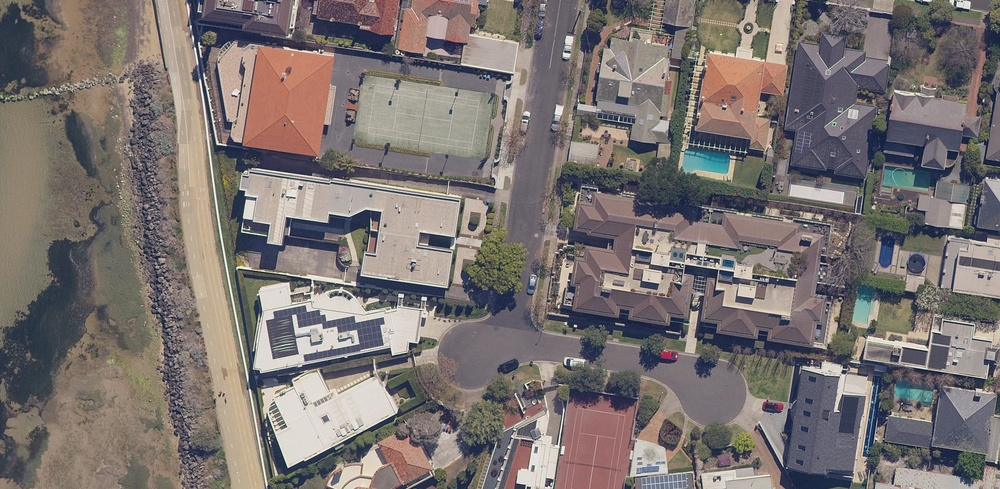
#> input picture swimming_pool/test.jpg, 1000 x 489 px, shrunk from 1920 x 939 before the run
$ python detect_pool.py --input ../swimming_pool/test.jpg --output out.png --coordinates ../swimming_pool/000000079.jpg
#> lines starting #> are read from the running program, lines starting #| are printed output that depends on the picture; after the words box and inside, x2 and y2 are one past the last pixel; in counts of white or black regions, pixels touching at a corner belong together
#!/usr/bin/env python3
import cv2
import numpy as np
import argparse
import sys

def detect_pools(image_path, output_image_path, output_coordinates_path):
#> called with image_path = '../swimming_pool/test.jpg', output_image_path = 'out.png', output_coordinates_path = '../swimming_pool/000000079.jpg'
    image = cv2.imread(image_path)
#> image is the input picture: shape (489, 1000, 3); mean B, G, R 113, 114.9, 122.6
    if image is None:
        print(f"Error: Could not load image from {image_path}")
        sys.exit(1)
    orig_image = image.copy()

    hsv = cv2.cvtColor(image, cv2.COLOR_BGR2HSV)
#> hsv: shape (489, 1000, 3); mean H, S, V 66.1, 45.6, 128.2

    lower_blue = np.array([80, 70, 100])
    upper_blue = np.array([130, 255, 255])

    mask = cv2.inRange(hsv, lower_blue, upper_blue)
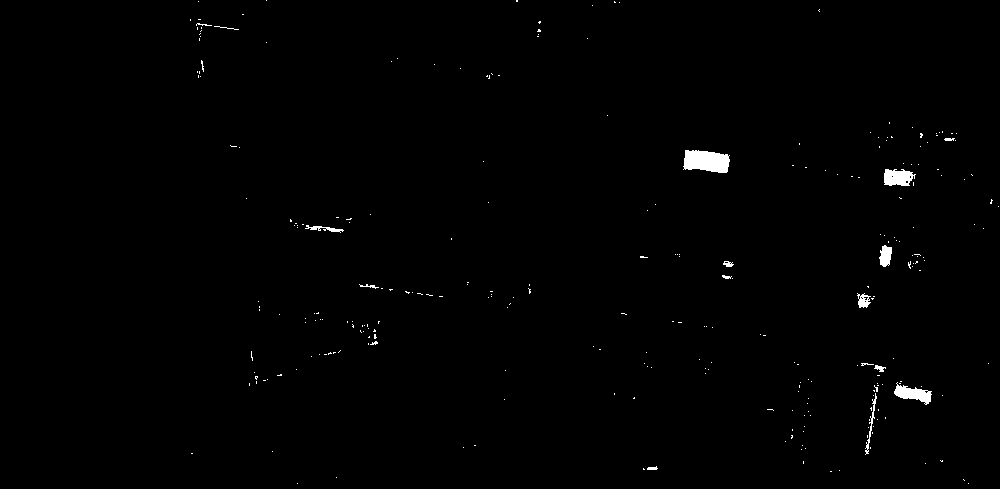
#> mask: shape (489, 1000); 0.65% white; 276 white regions (260 under 20 px), largest, box (x1, y1, x2, y2) and area: (683, 150, 730, 173) 850, (894, 382, 932, 405) 422, (884, 169, 916, 186) 415

    kernel = np.ones((2, 2), np.uint8)
    mask = cv2.morphologyEx(mask, cv2.MORPH_CLOSE, kernel)
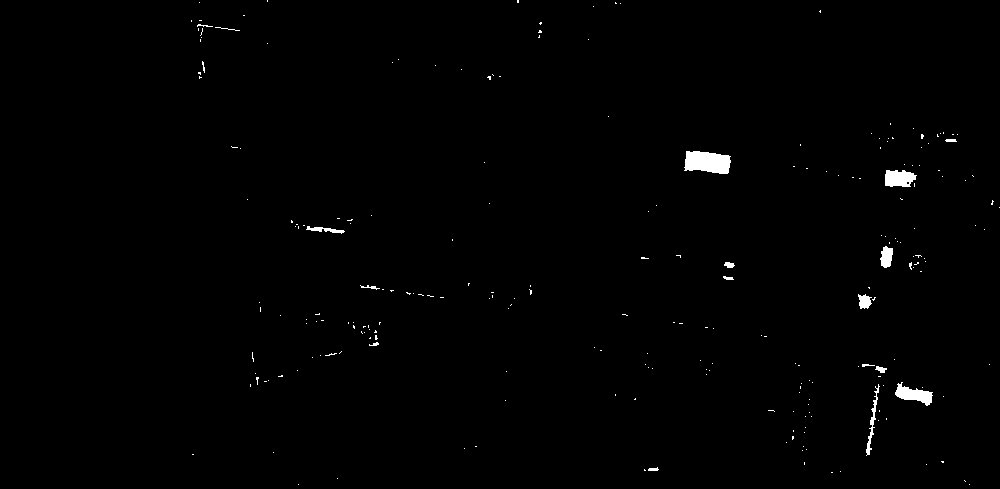
#> mask: shape (489, 1000); 0.69% white; 235 white regions (218 under 20 px), largest, box (x1, y1, x2, y2) and area: (684, 151, 731, 174) 855, (895, 382, 933, 406) 444, (885, 170, 917, 187) 430

    edges = cv2.Canny(mask, 50, 150)
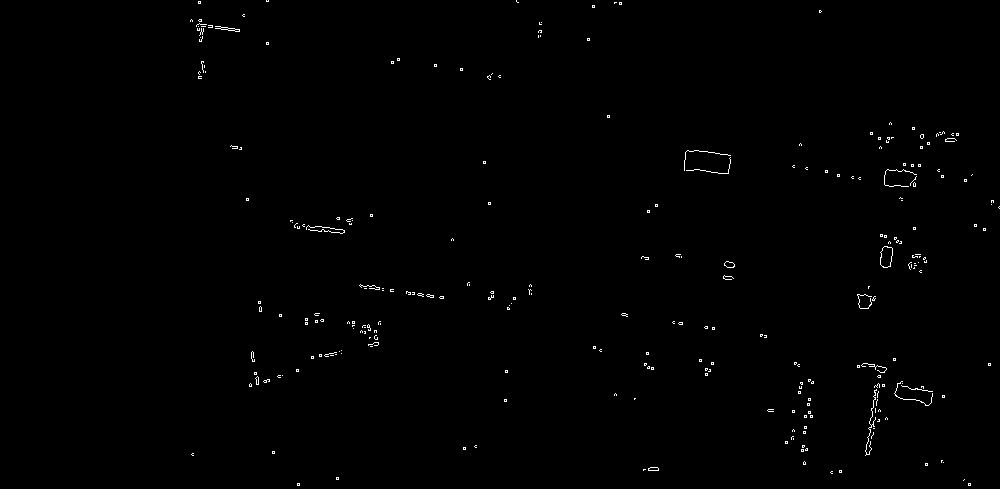
#> edges: shape (489, 1000); 0.52% white in thin lines or dots, all inside (x1, y1, x2, y2) = (190, 0, 1000, 486)

    contours, _ = cv2.findContours(edges, cv2.RETR_EXTERNAL, cv2.CHAIN_APPROX_SIMPLE)
#> contours = 272 contours, 268 with area under 20; largest, box (x1, y1, x2, y2) and area: (880, 246, 893, 268) 207, (724, 261, 735, 268) 46, (215, 26, 240, 32) 37, (648, 467, 659, 471) 28


    min_area = 300
    filtered_contours = []
    for contour in contours:
        area = cv2.contourArea(contour)
        if area > min_area:
            filtered_contours.append(contour)
#> this loop made 272 passes
#> area on pass 8: 28
#> after the loop, filtered_contours = []


    cv2.drawContours(orig_image, filtered_contours, -1, (255, 0, 0), 1)


    cv2.imwrite(output_image_path, orig_image)
    print(f"Output image saved as {output_image_path}")

    with open(output_coordinates_path, "w") as f:
        for cnt in filtered_contours:
            coords = cnt.reshape(-1, 2)
            for point in coords:
                f.write(f"{point[0]},{point[1]}\n")
            f.write("\n")
#> this loop made 0 passes

    print(f"Coordinates saved in {output_coordinates_path}")

def main():
    parser = argparse.ArgumentParser(description="CLI script to detect swimming pools in aerial images using OpenCV.")
    parser.add_argument("--input", required=True, help="Path to the input aerial image.")
    parser.add_argument("--output", required=True, help="Path to save the output image with detected pool contours (e.g., output_image.jpg).")
    parser.add_argument("--coordinates", required=True, help="Path to save the output coordinates file (e.g., coordinates.txt).")

    args = parser.parse_args()
    detect_pools(args.input, args.output, args.coordinates)

if __name__ == "__main__":
    main()

$ run again, on swimming_pool/000000136.jpg
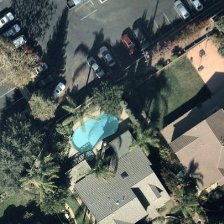
#> input picture swimming_pool/000000136.jpg, 224 x 224 px
#> in detect_pools, image is the input picture: shape (224, 224, 3); mean B, G, R 91.5, 97.4, 90.5
#> hsv: shape (224, 224, 3); mean H, S, V 68.3, 65.9, 102.6
#> in detect_pools, `mask = cv2.inRange(hsv, lower_blue, upper_blue)`:
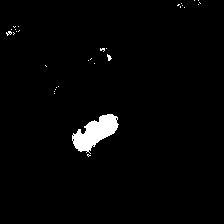
#> mask: shape (224, 224); 2.1% white; 31 white regions (29 under 20 px), largest, box (x1, y1, x2, y2) and area: (72, 114, 119, 154) 959, (107, 54, 112, 61) 20
#> in detect_pools, `edges = cv2.Canny(mask, 50, 150)`:
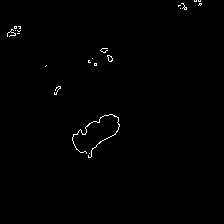
#> edges: shape (224, 224); 0.61% white in thin lines or dots, all inside (x1, y1, x2, y2) = (7, 0, 202, 158)
#> contours = 21 contours, 20 with area under 20; largest, box (x1, y1, x2, y2) and area: (107, 55, 113, 62) 20
#> the loop in detect_pools, `for contour in contours:` made 21 passes
#> area on pass 8: 20.5
#> after the loop in detect_pools, `for contour in contours:`: filtered_contours = []

$ run again, on swimming_pool/000000216.jpg
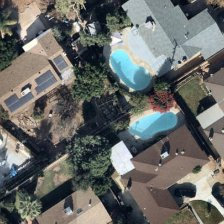
#> input picture swimming_pool/000000216.jpg, 224 x 224 px
#> in detect_pools, image is the input picture: shape (224, 224, 3); mean B, G, R 103.9, 106.5, 104.3
#> hsv: shape (224, 224, 3); mean H, S, V 64.9, 55.8, 114.7
#> in detect_pools, `mask = cv2.inRange(hsv, lower_blue, upper_blue)`:
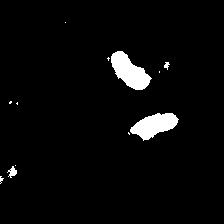
#> mask: shape (224, 224); 3.6% white; 12 white regions (8 under 20 px), largest, box (x1, y1, x2, y2) and area: (111, 51, 152, 90) 874, (130, 113, 179, 141) 793, (7, 166, 17, 178) 62, (164, 62, 170, 70) 27
#> in detect_pools, `edges = cv2.Canny(mask, 50, 150)`:
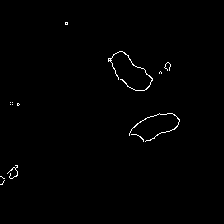
#> edges: shape (224, 224); 0.71% white in thin lines or dots, all inside (x1, y1, x2, y2) = (0, 22, 180, 185)
#> contours = 14 contours, 13 with area under 20; largest, box (x1, y1, x2, y2) and area: (108, 51, 153, 91) 28
#> the loop in detect_pools, `for contour in contours:` made 14 passes
#> area on pass 13: 27.5
#> after the loop in detect_pools, `for contour in contours:`: filtered_contours = []

$ run again, on swimming_pool/000000292.jpg
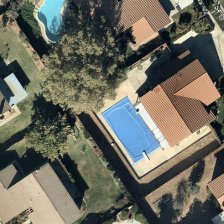
#> input picture swimming_pool/000000292.jpg, 224 x 224 px
#> in detect_pools, image is the input picture: shape (224, 224, 3); mean B, G, R 96.1, 107.2, 108.2
#> hsv: shape (224, 224, 3); mean H, S, V 50.4, 71.7, 118.3
#> in detect_pools, `mask = cv2.inRange(hsv, lower_blue, upper_blue)`:
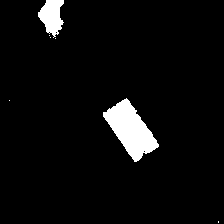
#> mask: shape (224, 224); 4.8% white; 7 white regions (5 under 20 px), largest, box (x1, y1, x2, y2) and area: (103, 98, 159, 162) 1754, (38, 0, 64, 38) 628
#> edges: shape (224, 224); 0.62% white in thin lines or dots
#> contours = 6 contours, 5 with area under 20; largest, box (x1, y1, x2, y2) and area: (103, 99, 160, 163) 1775
#> the loop in detect_pools, `for contour in contours:` made 6 passes
#> area on pass 3: 1775
#> after the loop in detect_pools, `for contour in contours:`: filtered_contours = 1 contour; box (x1, y1, x2, y2) and area: (103, 99, 160, 163) 1775
#> in detect_pools, `cv2.drawContours(orig_image, filtered_contours, -1, (255, 0, 0), 1)`:
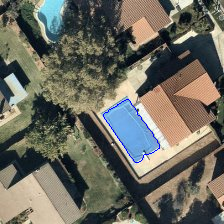
#> orig_image: shape (224, 224, 3); 0.3% of pixels changed, all inside (x1, y1, x2, y2) = (103, 99, 160, 163)
#> the loop in detect_pools, `for cnt in filtered_contours:` made 1 pass
